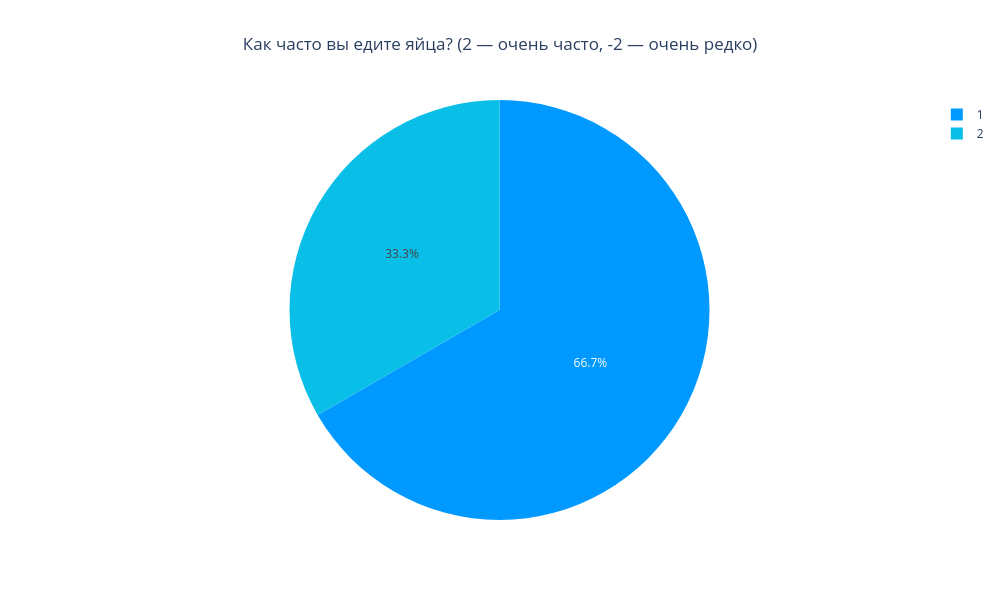

Notebook code cell kept with this figure:
### Code cell
clm = filtered_df.columns[2]
cur_df = pd.DataFrame(filtered_df[clm].value_counts().reset_index())
cur_df.columns = ['Ответ', 'Количество людей']
fig = px.pie(cur_df, values='Количество людей', names='Ответ', title=clm, color_discrete_sequence=['#0099ff', '#09bfe8', '#17fff9'])
fig.update_layout(width=1000, height=600, title_x = 0.5)

fig.show()

### Figure 1 — Plotly figure (JSON) as saved in the notebook; plotly's stock layout.template omitted (floating-point values rounded to 4 significant figures)
{"data": [{"domain": {"x": [0, 1], "y": [0, 1]}, "hovertemplate": "Ответ=%{label}<br>Количество людей=%{value}<extra></extra>", "labels": [1, 2], "legendgroup": "", "name": "", "showlegend": true, "type": "pie", "values": [8, 4]}], "layout": {"height": 600, "legend": {"tracegroupgap": 0}, "piecolorway": ["#0099ff", "#09bfe8", "#17fff9"], "title": {"text": "Как часто вы едите яйца? (2 — очень часто, -2 — очень редко)", "x": 0.5}, "width": 1000}}
